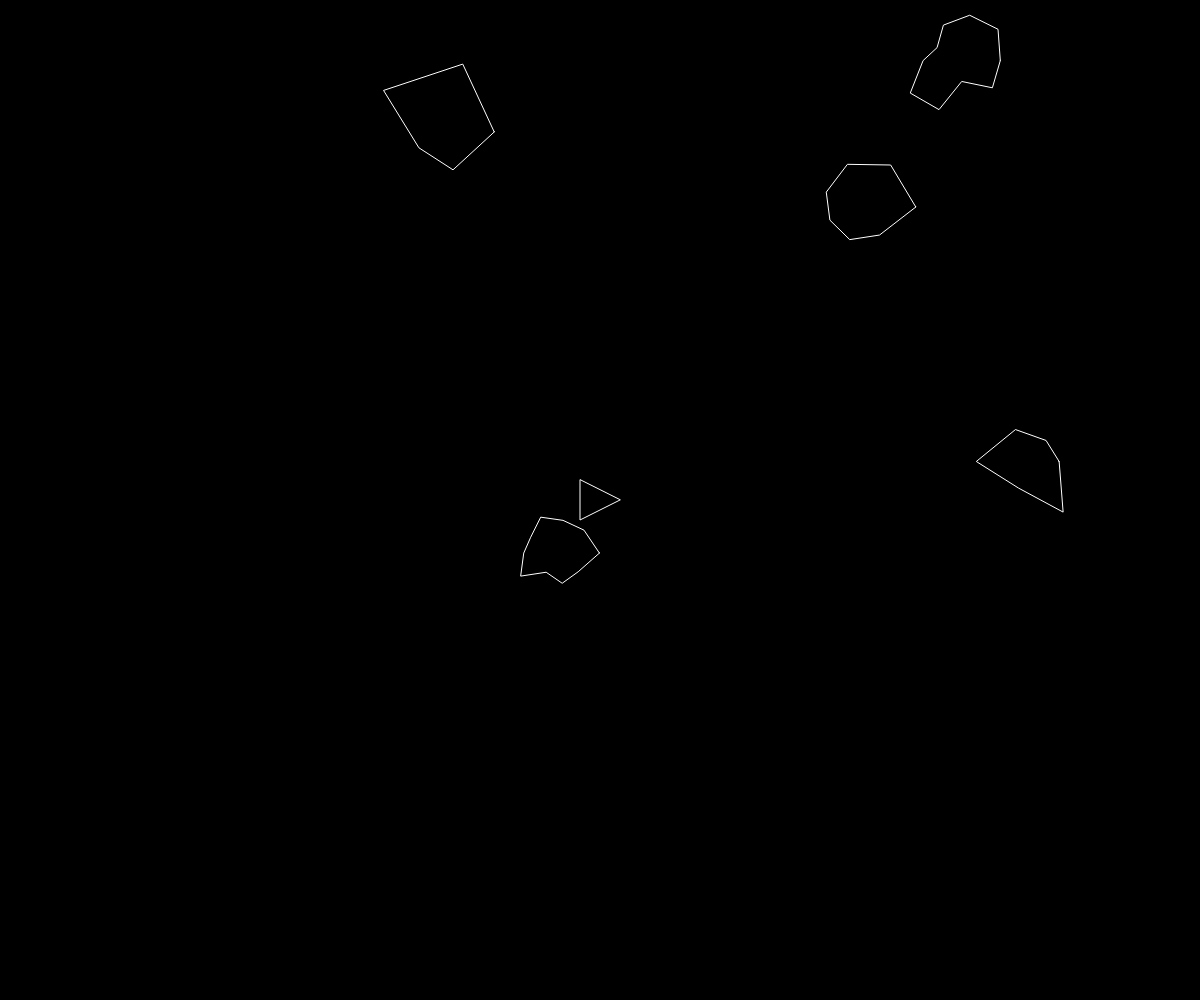
Frame 1 (no input)
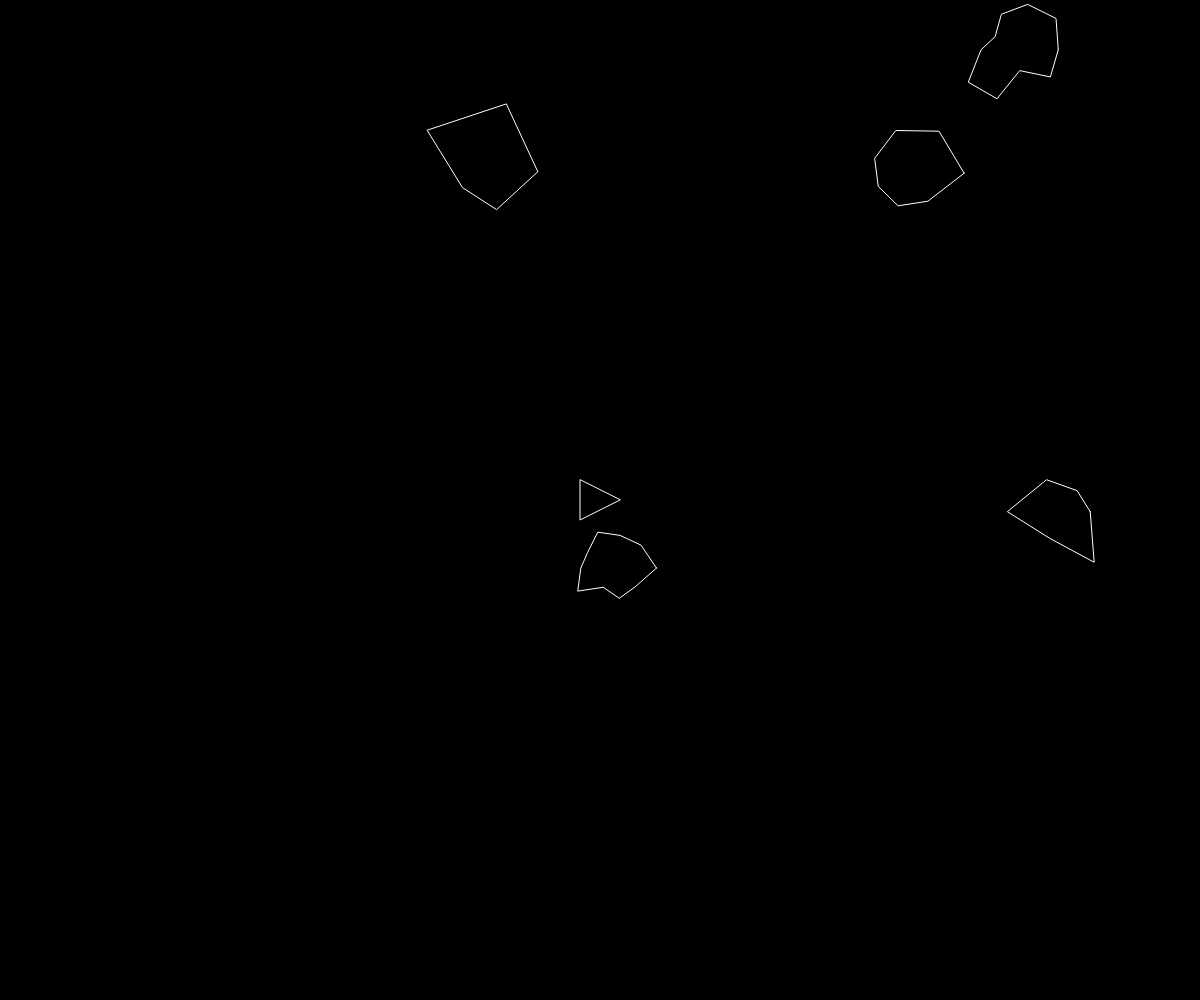
Frame 60 (no input)
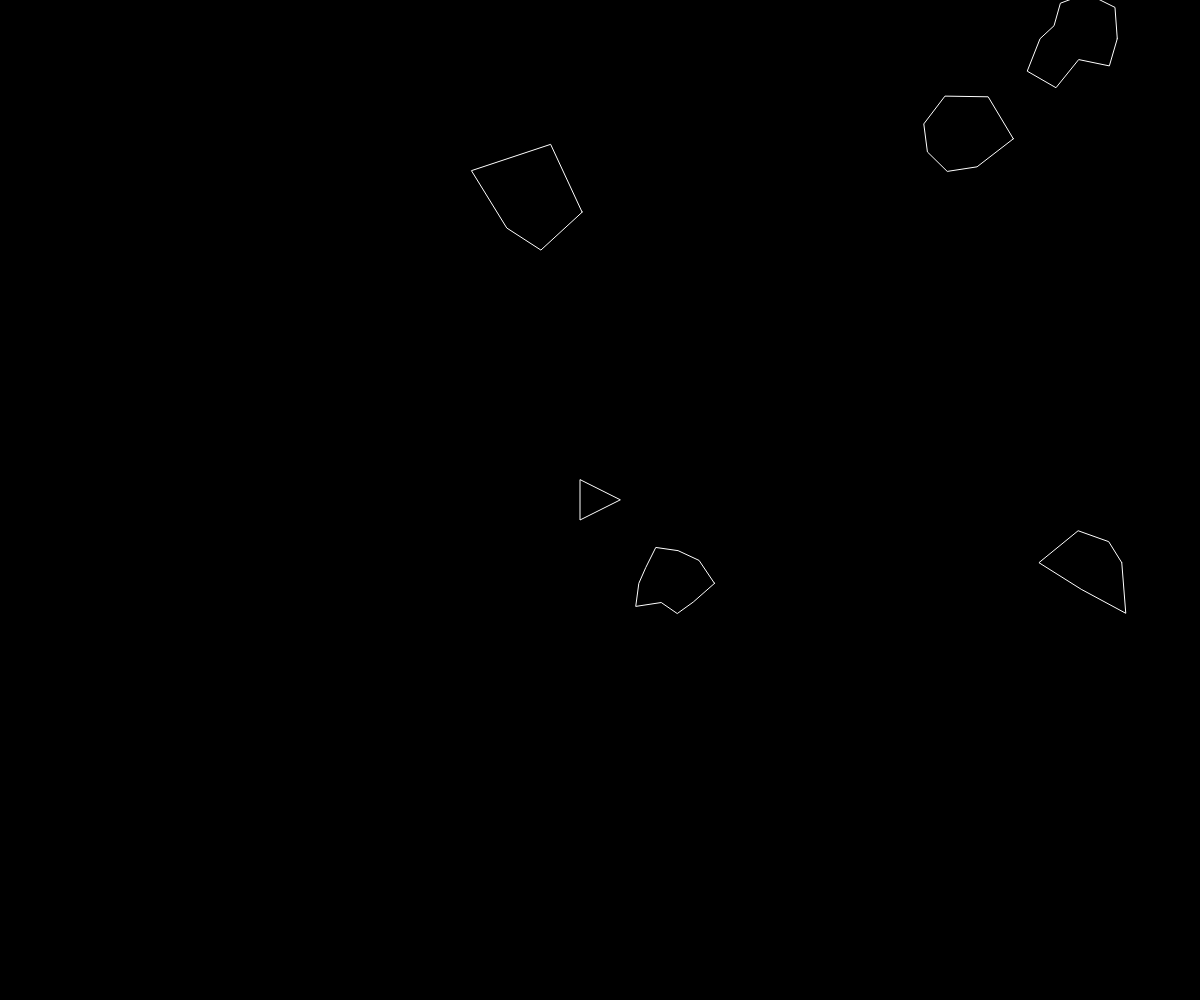
Frame 120 (the mouse pressed at the canvas centre since frame 60)

The p5.js sketch that drew these frames (run headless with seeded random() and noise() and a simulated clock; from frame 60 on, the mouse is pressed at the canvas centre):

// p5.js sketch
// ── sketch.js
var ship;
var asteroids = [];
var lasers = [];

function setup() {
  createCanvas(windowWidth, windowHeight)
  ship = new Ship();
  for (var i = 0; i < 5; i++) {
    asteroids.push(new Asteroid());
  }
}

function draw() {
  background(0);
  
  for (var i = 0; i < asteroids.length; i++) {
    asteroids[i].render();
    asteroids[i].update();
    asteroids[i].edges();
  }
  
  for (var i = lasers.length-1; i >= 0; i--) {
    lasers[i].render();
    lasers[i].update();
    
    for (var j = asteroids.length-1; j >= 0; j--) {
      if (lasers[i].hits(asteroids[j])) {
        if (asteroids[j].radius > 20) {
          var newAsteroids = asteroids[j].breakup();
          asteroids = asteroids.concat(newAsteroids);
        }
        asteroids.splice(j, 1);
        lasers.splice(i, 1);
        break;
      }
    }
  }
  
  ship.render();
  ship.turn();
  ship.update();
  ship.edges();
  
}

function keyPressed() {
  if (key == ' ') {
    lasers.push(new Laser(ship.pos, ship.head));
  }
  else if (keyCode ==  RIGHT_ARROW) {
    ship.setRotation(0.1);
  }
  else if (keyCode == LEFT_ARROW) {
    ship.setRotation(-0.1);
  }
  else if (keyCode == UP_ARROW) {
    ship.setAccelerating(true);
  }
}

function keyReleased() {
  ship.setRotation(0);
  ship.setAccelerating(false);
}


// ── asteroid.js
function Asteroid(pos, r) {
  if (pos) {
    this.pos = pos.copy();
  }
  else {
    this.pos = createVector(random(width), random(height));
  }
  if (r) {
    this.radius = r * 0.5
  }
  else {
    this.radius = random(30, 50);
  }
  this.velocity = p5.Vector.random2D();
  this.total = floor(random(5, 12));
  this.offset = [];
  
  for (var i = 0; i < this.total; i++) {
    this.offset[i] = random(-this.radius*0.5, this.radius*0.5);
  }
  
  this.update = function() {
    this.pos.add(this.velocity);
  }
  
  this.render = function() {
    push();
    stroke(255);
    noFill();
    translate(this.pos.x, this.pos.y);
    //ellipse(0,0,this.radius * 2);
    beginShape();
    for (var i = 0; i < this.total; i++) {
      var angle = map(i, 0, this.total, 0, TWO_PI);
      var r = this.radius + this.offset[i];
      var x = r*cos(angle);
      var y = r*sin(angle);
      vertex(x,y);
    }
    endShape(CLOSE);
    pop();
  }
  
  this.breakup = function() {
    var newA = [];
    newA[0] = new Asteroid(this.pos, this.radius);
    newA[1] = new Asteroid(this.pos, this.radius);
    return newA;
  }
  
  this.edges = function() {
    if (this.pos.x > width + this.radius) {
      this.pos.x = -this.radius;
    }
    else if (this.pos.x < -this.radius) {
      this.pos.x = width + this.radius;
    }
    
    if (this.pos.y > height + this.radius) {
      this.pos.y = -this.radius;
    }
    else if (this.pos.y < -this.radius) {
      this.pos.y = height + this.radius;
    }
  }
  
}
// ── laser.js
function Laser(shippos, shiphead) {
  this.pos = createVector(shippos.x, shippos.y);
  this.velocity = p5.Vector.fromAngle(shiphead);
  this.velocity.mult(5);
  
  this.render = function() {
    push();
    stroke(255);
    strokeWeight(4);
    point(this.pos.x, this.pos.y);
    pop();
  }
  
  this.update = function() {
    this.pos.add(this.velocity);
  }
  
  this.hits = function(asteroid) {
    var d = dist(this.pos.x, this.pos.y, asteroid.pos.x, asteroid.pos.y);
    if (d < asteroid.radius) {
      return true;
    }
    else {
      return false;
    }
  }
}
// ── ship.js
function Ship() {
  this.pos = createVector(width/2, height/2)
  this.size = 20;
  this.head = 0;
  this.rotation = 0;
  this.velocity = createVector(0,0);
  this.isAccelerating = false;
  
  this.render = function() {
    push();
    translate(this.pos.x, this.pos.y);
    rotate(this.head + PI/2);
    fill(0);
    stroke(255);
    triangle(-this.size, this.size, this.size, this.size, 0, -this.size);
    pop();
  }
  
  this.setAccelerating = function(bool) {
    this.isAccelerating = bool;
  }
  
  this.setRotation = function (angle) {
    this.rotation = angle;
  }
  
  this.turn = function(angle) {
    this.head += this.rotation;
  }
  
  this.accelerate = function() {
    var force = p5.Vector.fromAngle(this.head);
    force.mult(0.1);
    this.velocity.add(force);
  }
  
  this.edges = function() {
    if (this.pos.x > width + this.size) {
      this.pos.x = -this.size;
    }
    else if (this.pos.x < -this.size) {
      this.pos.x = width + this.size;
    }
    
    if (this.pos.y > height + this.size) {
      this.pos.y = -this.size;
    }
    else if (this.pos.y < -this.size) {
      this.pos.y = height + this.size;
    }

  }
  
  this.update = function() {
    if (this.isAccelerating) {
      this.accelerate();
    }
    this.pos.add(this.velocity);
    this.velocity.mult(0.99);
  }
}
